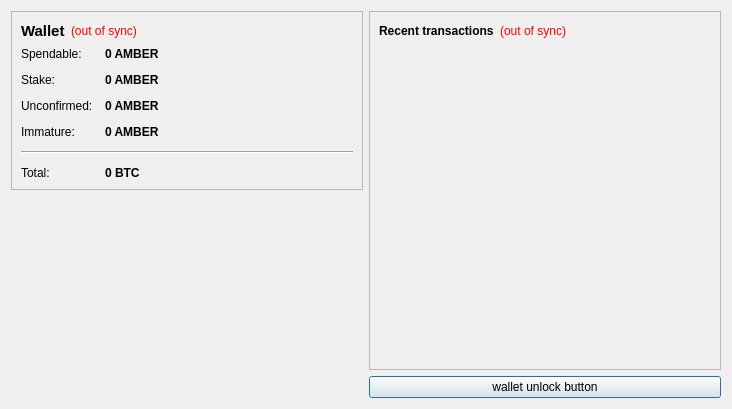
<?xml version="1.0" encoding="UTF-8"?>
<ui version="4.0">
 <class>OverviewPage</class>
 <widget class="QWidget" name="OverviewPage">
  <property name="geometry">
   <rect>
    <x>0</x>
    <y>0</y>
    <width>732</width>
    <height>409</height>
   </rect>
  </property>
  <property name="windowTitle">
   <string>Form</string>
  </property>
  <layout class="QHBoxLayout" name="horizontalLayout" stretch="0,0">
   <item>
    <layout class="QVBoxLayout" name="verticalLayout_2">
     <item>
      <widget class="QFrame" name="frame">
       <property name="frameShape">
        <enum>QFrame::StyledPanel</enum>
       </property>
       <property name="frameShadow">
        <enum>QFrame::Raised</enum>
       </property>
       <layout class="QVBoxLayout" name="verticalLayout_4">
        <item>
         <layout class="QHBoxLayout" name="horizontalLayout_4">
          <item>
           <widget class="QLabel" name="label_5">
            <property name="font">
             <font>
              <pointsize>11</pointsize>
              <weight>75</weight>
              <bold>true</bold>
             </font>
            </property>
            <property name="text">
             <string>Wallet</string>
            </property>
           </widget>
          </item>
          <item>
           <widget class="QLabel" name="labelWalletStatus">
            <property name="toolTip">
             <string>The displayed information may be out of date. Your wallet automatically synchronizes with the AmberCoin network after a connection is established, but this process has not completed yet.</string>
            </property>
            <property name="styleSheet">
             <string notr="true">QLabel { color: red; }</string>
            </property>
            <property name="text">
             <string notr="true">(out of sync)</string>
            </property>
            <property name="alignment">
             <set>Qt::AlignLeading|Qt::AlignLeft|Qt::AlignVCenter</set>
            </property>
           </widget>
          </item>
          <item>
           <spacer name="horizontalSpacer_2">
            <property name="orientation">
             <enum>Qt::Horizontal</enum>
            </property>
            <property name="sizeHint" stdset="0">
             <size>
              <width>40</width>
              <height>20</height>
             </size>
            </property>
           </spacer>
          </item>
         </layout>
        </item>
        <item>
         <layout class="QFormLayout" name="formLayout_2">
          <property name="fieldGrowthPolicy">
           <enum>QFormLayout::AllNonFixedFieldsGrow</enum>
          </property>
          <property name="horizontalSpacing">
           <number>12</number>
          </property>
          <property name="verticalSpacing">
           <number>12</number>
          </property>
          <item row="0" column="0">
           <widget class="QLabel" name="label">
            <property name="text">
             <string>Spendable:</string>
            </property>
           </widget>
          </item>
          <item row="0" column="1">
           <widget class="QLabel" name="labelBalance">
            <property name="font">
             <font>
              <weight>75</weight>
              <bold>true</bold>
             </font>
            </property>
            <property name="cursor">
             <cursorShape>IBeamCursor</cursorShape>
            </property>
            <property name="toolTip">
             <string>Your current spendable balance</string>
            </property>
            <property name="text">
             <string notr="true">0 AMBER</string>
            </property>
            <property name="textInteractionFlags">
             <set>Qt::LinksAccessibleByMouse|Qt::TextSelectableByKeyboard|Qt::TextSelectableByMouse</set>
            </property>
           </widget>
          </item>
          <item row="1" column="0">
           <widget class="QLabel" name="label_6">
            <property name="text">
             <string>Stake:</string>
            </property>
           </widget>
          </item>
          <item row="1" column="1">
           <widget class="QLabel" name="labelStake">
            <property name="font">
             <font>
              <weight>75</weight>
              <bold>true</bold>
             </font>
            </property>
            <property name="cursor">
             <cursorShape>IBeamCursor</cursorShape>
            </property>
            <property name="toolTip">
             <string>Total of coins that was staked, and do not yet count toward the current balance</string>
            </property>
            <property name="text">
             <string notr="true">0 AMBER</string>
            </property>
            <property name="textInteractionFlags">
             <set>Qt::LinksAccessibleByMouse|Qt::TextSelectableByKeyboard|Qt::TextSelectableByMouse</set>
            </property>
           </widget>
          </item>
          <item row="2" column="0">
           <widget class="QLabel" name="label_3">
            <property name="text">
             <string>Unconfirmed:</string>
            </property>
           </widget>
          </item>
          <item row="2" column="1">
           <widget class="QLabel" name="labelUnconfirmed">
            <property name="font">
             <font>
              <weight>75</weight>
              <bold>true</bold>
             </font>
            </property>
            <property name="cursor">
             <cursorShape>IBeamCursor</cursorShape>
            </property>
            <property name="toolTip">
             <string>Total of transactions that have yet to be confirmed, and do not yet count toward the current balance</string>
            </property>
            <property name="text">
             <string notr="true">0 AMBER</string>
            </property>
            <property name="textInteractionFlags">
             <set>Qt::LinksAccessibleByMouse|Qt::TextSelectableByKeyboard|Qt::TextSelectableByMouse</set>
            </property>
           </widget>
          </item>
          <item row="3" column="0">
           <widget class="QLabel" name="labelImmatureText">
            <property name="text">
             <string>Immature:</string>
            </property>
           </widget>
          </item>
          <item row="3" column="1">
           <widget class="QLabel" name="labelImmature">
            <property name="font">
             <font>
              <weight>75</weight>
              <bold>true</bold>
             </font>
            </property>
            <property name="toolTip">
             <string>Mined balance that has not yet matured</string>
            </property>
            <property name="text">
             <string notr="true">0 AMBER</string>
            </property>
            <property name="textInteractionFlags">
             <set>Qt::LinksAccessibleByMouse|Qt::TextSelectableByKeyboard|Qt::TextSelectableByMouse</set>
            </property>
           </widget>
          </item>
          <item row="4" column="0" colspan="2">
           <widget class="Line" name="line">
            <property name="orientation">
             <enum>Qt::Horizontal</enum>
            </property>
           </widget>
          </item>
          <item row="5" column="0">
           <widget class="QLabel" name="labelTotalText">
            <property name="text">
             <string>Total:</string>
            </property>
           </widget>
          </item>
          <item row="5" column="1">
           <widget class="QLabel" name="labelTotal">
            <property name="font">
             <font>
              <weight>75</weight>
              <bold>true</bold>
             </font>
            </property>
            <property name="cursor">
             <cursorShape>IBeamCursor</cursorShape>
            </property>
            <property name="toolTip">
             <string>Your current total balance</string>
            </property>
            <property name="text">
             <string notr="true">0 BTC</string>
            </property>
            <property name="textInteractionFlags">
             <set>Qt::LinksAccessibleByMouse|Qt::TextSelectableByKeyboard|Qt::TextSelectableByMouse</set>
            </property>
           </widget>
          </item>
         </layout>
        </item>
       </layout>
      </widget>
     </item>
     <item>
      <spacer name="verticalSpacer_4">
       <property name="orientation">
        <enum>Qt::Vertical</enum>
       </property>
       <property name="sizeHint" stdset="0">
        <size>
         <width>20</width>
         <height>40</height>
        </size>
       </property>
      </spacer>
     </item>
     <item>
      <widget class="QLabel" name="label_2">
       <property name="text">
        <string/>
       </property>
       <property name="pixmap">
        <pixmap resource="../bitcoin.qrc">:/images/Wallet_Logo</pixmap>
       </property>
       <property name="alignment">
        <set>Qt::AlignCenter</set>
       </property>
      </widget>
     </item>
     <item>
      <spacer name="verticalSpacer">
       <property name="orientation">
        <enum>Qt::Vertical</enum>
       </property>
       <property name="sizeHint" stdset="0">
        <size>
         <width>20</width>
         <height>40</height>
        </size>
       </property>
      </spacer>
     </item>
    </layout>
   </item>
   <item>
    <layout class="QVBoxLayout" name="verticalLayout_3">
     <item>
      <widget class="QFrame" name="frame_2">
       <property name="frameShape">
        <enum>QFrame::StyledPanel</enum>
       </property>
       <property name="frameShadow">
        <enum>QFrame::Raised</enum>
       </property>
       <layout class="QVBoxLayout" name="verticalLayout">
        <item>
         <layout class="QHBoxLayout" name="horizontalLayout_2">
          <item>
           <widget class="QLabel" name="label_4">
            <property name="text">
             <string>&lt;b&gt;Recent transactions&lt;/b&gt;</string>
            </property>
           </widget>
          </item>
          <item>
           <widget class="QLabel" name="labelTransactionsStatus">
            <property name="toolTip">
             <string>The displayed information may be out of date. Your wallet automatically synchronizes with the AmberCoin network after a connection is established, but this process has not completed yet.</string>
            </property>
            <property name="styleSheet">
             <string notr="true">QLabel { color: red; }</string>
            </property>
            <property name="text">
             <string notr="true">(out of sync)</string>
            </property>
            <property name="alignment">
             <set>Qt::AlignRight|Qt::AlignTrailing|Qt::AlignVCenter</set>
            </property>
           </widget>
          </item>
          <item>
           <spacer name="horizontalSpacer">
            <property name="orientation">
             <enum>Qt::Horizontal</enum>
            </property>
            <property name="sizeHint" stdset="0">
             <size>
              <width>40</width>
              <height>20</height>
             </size>
            </property>
           </spacer>
          </item>
         </layout>
        </item>
        <item>
         <widget class="QListView" name="listTransactions">
          <property name="styleSheet">
           <string notr="true">QListView { background: transparent; }</string>
          </property>
          <property name="frameShape">
           <enum>QFrame::NoFrame</enum>
          </property>
          <property name="verticalScrollBarPolicy">
           <enum>Qt::ScrollBarAlwaysOff</enum>
          </property>
          <property name="horizontalScrollBarPolicy">
           <enum>Qt::ScrollBarAlwaysOff</enum>
          </property>
          <property name="selectionMode">
           <enum>QAbstractItemView::NoSelection</enum>
          </property>
         </widget>
        </item>
       </layout>
      </widget>
     </item>
     <item>
      <widget class="QPushButton" name="unlockWalletButton">
       <property name="sizePolicy">
        <sizepolicy hsizetype="Minimum" vsizetype="Fixed">
         <horstretch>0</horstretch>
         <verstretch>0</verstretch>
        </sizepolicy>
       </property>
       <property name="maximumSize">
        <size>
         <width>16777214</width>
         <height>16777214</height>
        </size>
       </property>
       <property name="toolTip">
        <string/>
       </property>
       <property name="text">
        <string>wallet unlock button</string>
       </property>
       <property name="checkable">
        <bool>false</bool>
       </property>
       <property name="autoDefault">
        <bool>false</bool>
       </property>
       <property name="default">
        <bool>true</bool>
       </property>
       <property name="flat">
        <bool>false</bool>
       </property>
      </widget>
     </item>
    </layout>
   </item>
  </layout>
 </widget>
 <resources>
  <include location="../bitcoin.qrc"/>
 </resources>
 <connections/>
</ui>
